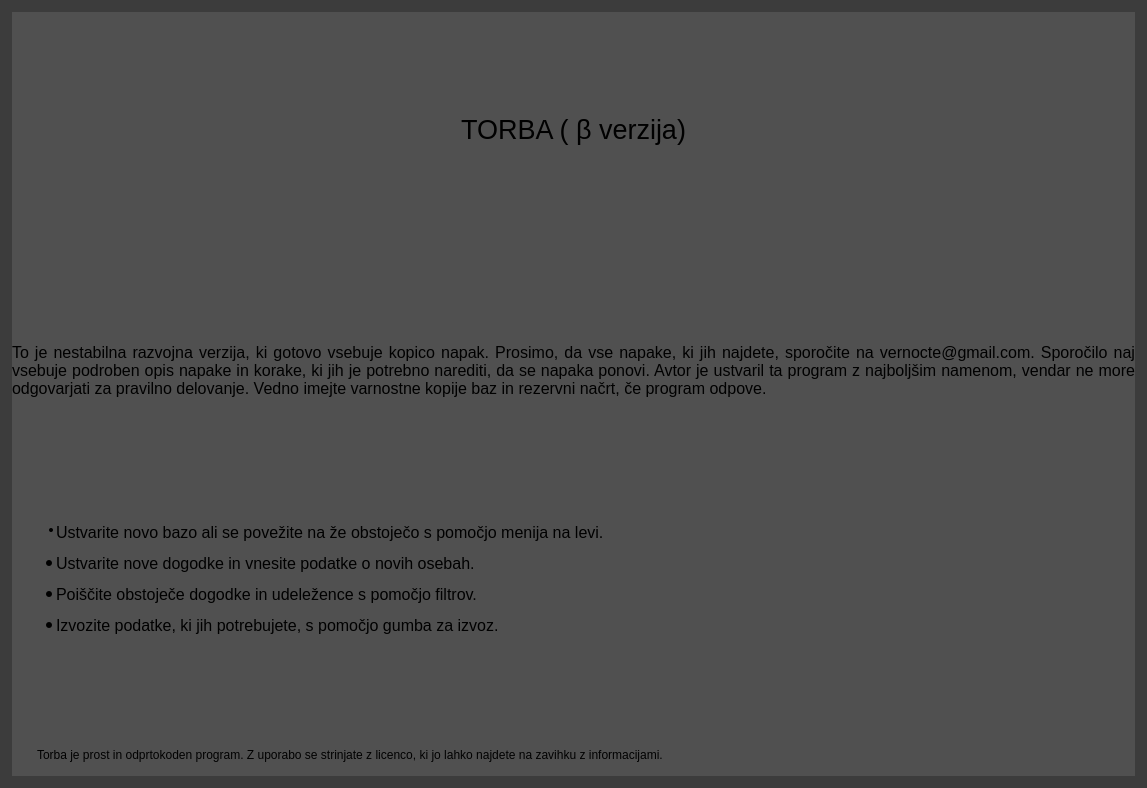
<?xml version="1.0" encoding="UTF-8"?>
<ui version="4.0">
 <class>WelcomeScreen</class>
 <widget class="QWidget" name="WelcomeScreen">
  <property name="geometry">
   <rect>
    <x>0</x>
    <y>0</y>
    <width>1147</width>
    <height>788</height>
   </rect>
  </property>
  <property name="windowTitle">
   <string>Form</string>
  </property>
  <property name="styleSheet">
   <string notr="true">QWidget#WelcomeScreen
{
border: 12px solid rgb(60,60,60);
}
QWidget
{
background-color: rgb(80,80,80);
border: none;
}
QLineEdit
{
padding-left: 6px;
}

</string>
  </property>
  <layout class="QGridLayout" name="gridLayout_2">
   <property name="leftMargin">
    <number>12</number>
   </property>
   <property name="topMargin">
    <number>12</number>
   </property>
   <property name="rightMargin">
    <number>12</number>
   </property>
   <property name="bottomMargin">
    <number>12</number>
   </property>
   <item row="0" column="0">
    <layout class="QGridLayout" name="gridLayout">
     <item row="0" column="0">
      <widget class="QLabel" name="label">
       <property name="sizePolicy">
        <sizepolicy hsizetype="Preferred" vsizetype="Preferred">
         <horstretch>0</horstretch>
         <verstretch>0</verstretch>
        </sizepolicy>
       </property>
       <property name="minimumSize">
        <size>
         <width>0</width>
         <height>70</height>
        </size>
       </property>
       <property name="font">
        <font>
         <pointsize>20</pointsize>
        </font>
       </property>
       <property name="text">
        <string>TORBA ( &amp;beta; verzija)</string>
       </property>
       <property name="textFormat">
        <enum>Qt::RichText</enum>
       </property>
       <property name="alignment">
        <set>Qt::AlignCenter</set>
       </property>
      </widget>
     </item>
     <item row="3" column="0">
      <widget class="QLabel" name="label_5">
       <property name="sizePolicy">
        <sizepolicy hsizetype="Preferred" vsizetype="Maximum">
         <horstretch>0</horstretch>
         <verstretch>0</verstretch>
        </sizepolicy>
       </property>
       <property name="minimumSize">
        <size>
         <width>0</width>
         <height>10</height>
        </size>
       </property>
       <property name="font">
        <font>
         <pointsize>9</pointsize>
        </font>
       </property>
       <property name="text">
        <string>Torba je prost in odprtokoden program. Z uporabo se strinjate z licenco, ki jo lahko najdete na zavihku z informacijami.</string>
       </property>
       <property name="alignment">
        <set>Qt::AlignLeading|Qt::AlignLeft|Qt::AlignVCenter</set>
       </property>
       <property name="wordWrap">
        <bool>true</bool>
       </property>
       <property name="margin">
        <number>5</number>
       </property>
       <property name="indent">
        <number>25</number>
       </property>
      </widget>
     </item>
     <item row="1" column="0">
      <widget class="QLabel" name="label_6">
       <property name="minimumSize">
        <size>
         <width>0</width>
         <height>150</height>
        </size>
       </property>
       <property name="font">
        <font>
         <pointsize>12</pointsize>
        </font>
       </property>
       <property name="text">
        <string>To je nestabilna razvojna verzija, ki gotovo vsebuje kopico napak. Prosimo, da vse napake, ki jih najdete, sporočite na vernocte@gmail.com. Sporočilo naj vsebuje podroben opis napake in korake, ki jih je potrebno narediti, da se napaka ponovi. Avtor je ustvaril ta program z najboljšim namenom, vendar ne more odgovarjati za pravilno delovanje. Vedno imejte varnostne kopije baz in rezervni načrt, če program odpove.</string>
       </property>
       <property name="alignment">
        <set>Qt::AlignJustify|Qt::AlignVCenter</set>
       </property>
       <property name="wordWrap">
        <bool>true</bool>
       </property>
       <property name="margin">
        <number>30</number>
       </property>
      </widget>
     </item>
     <item row="2" column="0">
      <widget class="QTextEdit" name="textEdit">
       <property name="sizePolicy">
        <sizepolicy hsizetype="Preferred" vsizetype="Preferred">
         <horstretch>0</horstretch>
         <verstretch>0</verstretch>
        </sizepolicy>
       </property>
       <property name="styleSheet">
        <string notr="true">QWidget#Welcomescreen
{
border: 12px solid rgb(40, 40, 40);
}
QWidget
{
background-color: rgb(80,80,80);
border: none;
}
QLineEdit
{
padding-left: 6px;
}
</string>
       </property>
       <property name="html">
        <string>&lt;!DOCTYPE HTML PUBLIC &quot;-//W3C//DTD HTML 4.0//EN&quot; &quot;http://www.w3.org/TR/REC-html40/strict.dtd&quot;&gt;
&lt;html&gt;&lt;head&gt;&lt;meta name=&quot;qrichtext&quot; content=&quot;1&quot; /&gt;&lt;style type=&quot;text/css&quot;&gt;
p, li { white-space: pre-wrap; }
&lt;/style&gt;&lt;/head&gt;&lt;body style=&quot; font-family:'Sans Serif'; font-size:9pt; font-weight:400; font-style:normal;&quot;&gt;
&lt;p style=&quot;-qt-paragraph-type:empty; margin-top:0px; margin-bottom:0px; margin-left:0px; margin-right:0px; -qt-block-indent:0; text-indent:0px;&quot;&gt;&lt;br /&gt;&lt;/p&gt;
&lt;ul style=&quot;margin-top: 0px; margin-bottom: 0px; margin-left: 0px; margin-right: 0px; -qt-list-indent: 1;&quot;&gt;&lt;li style=&quot; margin-top:12px; margin-bottom:12px; margin-left:0px; margin-right:0px; -qt-block-indent:0; text-indent:0px;&quot;&gt;&lt;span style=&quot; font-size:12pt;&quot;&gt;Ustvarite novo bazo ali se povežite na že obstoječo s pomočjo menija na levi.&lt;/span&gt;&lt;/li&gt;
&lt;li style=&quot; font-size:12pt;&quot; style=&quot; margin-top:12px; margin-bottom:12px; margin-left:0px; margin-right:0px; -qt-block-indent:0; text-indent:0px;&quot;&gt;Ustvarite nove dogodke in vnesite podatke o novih osebah.&lt;/li&gt;
&lt;li style=&quot; font-size:12pt;&quot; style=&quot; margin-top:12px; margin-bottom:12px; margin-left:0px; margin-right:0px; -qt-block-indent:0; text-indent:0px;&quot;&gt;Poiščite obstoječe dogodke in udeležence s pomočjo filtrov.&lt;/li&gt;
&lt;li style=&quot; font-size:12pt;&quot; style=&quot; margin-top:12px; margin-bottom:12px; margin-left:0px; margin-right:0px; -qt-block-indent:0; text-indent:0px;&quot;&gt;Izvozite podatke, ki jih potrebujete, s pomočjo gumba za izvoz.&lt;/li&gt;&lt;/ul&gt;&lt;/body&gt;&lt;/html&gt;</string>
       </property>
      </widget>
     </item>
    </layout>
   </item>
  </layout>
 </widget>
 <resources/>
 <connections/>
</ui>
